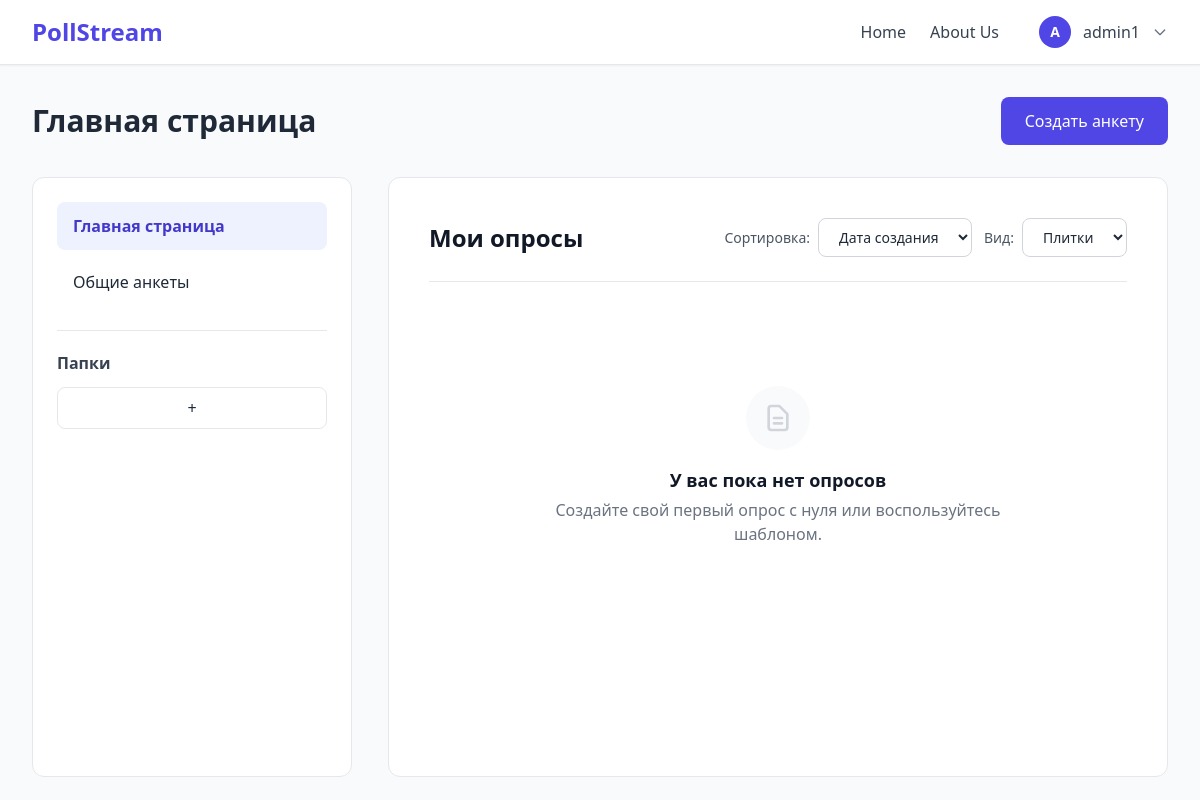
Page / (signed in) on the earlier database version.
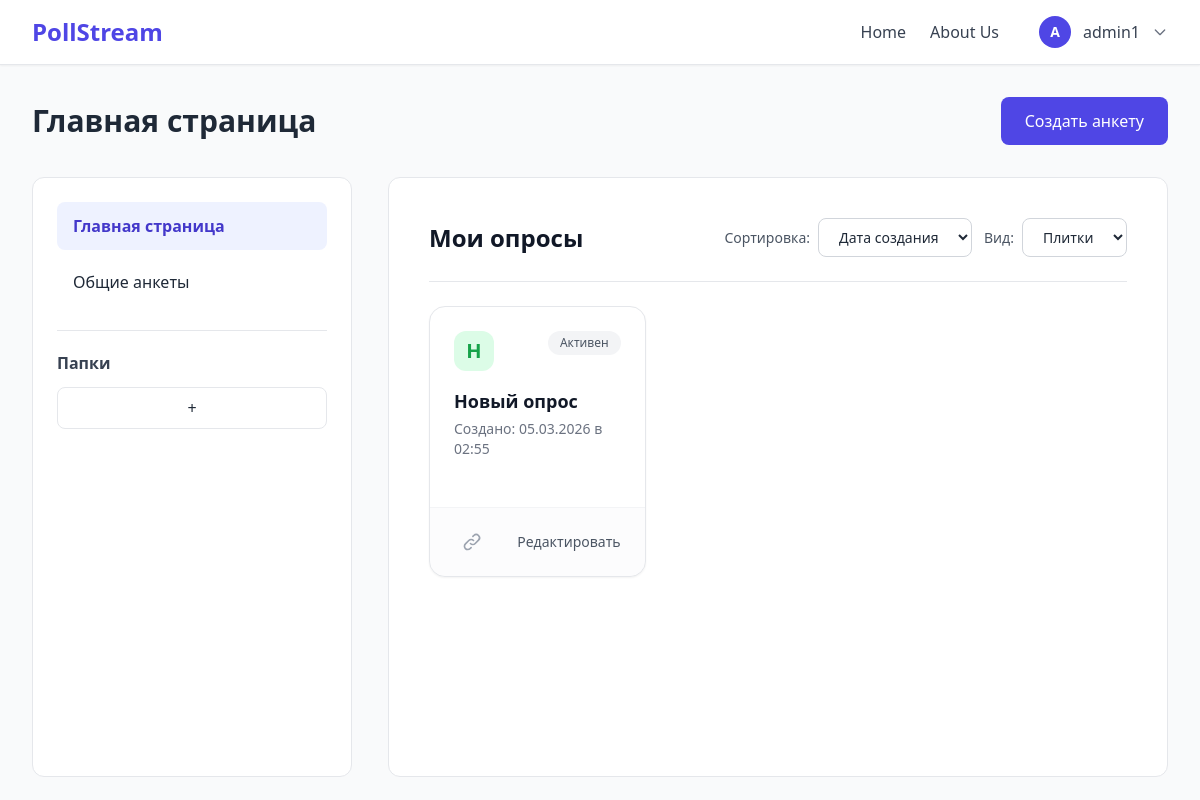
Same page on the later database version.
### polls/models.py (models this page shows, shortened)
class Survey(models.Model):
    VISIBILITY_CHOICES = [
        ('private', 'Приватная'),
        ('link', 'По ссылке'),
        ('public', 'Публичная'),
    ]
    RESPONSE_CHOICES = [
        ('unlimited', 'Неограниченное'),
        ('limited', 'Ограниченное количество'),
        ('date_limit', 'До определённой даты'),
    ]
    author = models.ForeignKey(User, on_delete=models.CASCADE, related_name="surveys")
    name = models.CharField(max_length=255, verbose_name="Название анкеты")
    description = models.TextField(blank=True, null=True, verbose_name="Описание анкеты")
    survey_type = models.CharField(max_length=50, default='custom', verbose_name="Тип анкеты")
    state_json = models.JSONField(blank=True, null=True, verbose_name="Структура анкеты")
    visibility = models.CharField(max_length=20, choices=VISIBILITY_CHOICES, default='link', verbose_name="Видимость")
    response_type = models.CharField(max_length=20, choices=RESPONSE_CHOICES, default='unlimited', verbose_name="Ограничение ответов")
    response_limit = models.IntegerField(blank=True, null=True, verbose_name="Максимум ответов")
    response_deadline = models.DateTimeField(blank=True, null=True, verbose_name="Крайний срок")
    show_progress_bar = models.BooleanField(default=True, verbose_name="Показывать прогресс")
    show_question_numbers = models.BooleanField(default=True, verbose_name="Показывать номера вопросов")
    shuffle_questions = models.BooleanField(default=False, verbose_name="Перемешивать вопросы")
    allow_edit_after_submit = models.BooleanField(default=False, verbose_name="Разрешить изменения после отправки")
    is_active = models.BooleanField(default=True, verbose_name="Активна")
    created_at = models.DateTimeField(auto_now_add=True, verbose_name="Дата создания")
    updated_at = models.DateTimeField(auto_now=True, verbose_name="Дата обновления")
    class Meta:
        verbose_name = "Анкета"
        verbose_name_plural = "Анкеты"
        ordering = ['-created_at']

### polls/views.py (the view, shortened to what this page needs)
# urls.py: path('', views.index, name='index'),      # главная
@login_required
def index(request):
    surveys = Survey.objects.filter(author=request.user).order_by('-created_at')
    context = {
        "survey_templates": get_survey_templates(),
        "surveys": surveys,
    }
    return render(request, 'polls/index.html', context)

### polls/templates/polls/index.html (shortened to what this page needs)
{% extends "polls/base.html" %}
{% load static %}
{% block extra_css %}
<link rel="stylesheet" href="{% static 'polls/css/index.css' %}">
{% endblock %}
{% block content %}
<div class="flex justify-between items-center h-[64px] mb-6">
  <h1 class="text-3xl font-semibold">Главная страница</h1>
  <button id="openModal" class="bg-indigo-600 text-white text-base px-6 py-3 rounded-lg hover:bg-indigo-700 transition">
    Создать анкету
  </button>
</div>
<div class="flex gap-9 items-stretch">
  <aside class="w-80 bg-white border rounded-xl p-6">
    <nav class="mb-6">
      <ul class="space-y-2 text-base">
        <li>
          <a class="block px-4 py-3 rounded-lg bg-indigo-50 text-indigo-700 font-semibold">
            Главная страница
          </a>
        </li>
        <li>
          <a class="block px-4 py-3 rounded-lg hover:bg-gray-100 cursor-pointer">
            Общие анкеты
          </a>
        </li>
      </ul>
    </nav>
    <div class="border-t pt-5">
      <span class="block text-base font-semibold text-gray-700 mb-3">Папки</span>
      <button class="w-full border rounded-lg py-2 text-base hover:bg-gray-100">+</button>
    </div>
  </aside>
  <section class="flex-1">
    <div class="bg-white border rounded-xl p-10 flex flex-col min-h-[600px]">
      <div class="flex justify-between items-center mb-6 pb-6 border-b">
        <h2 class="text-2xl font-bold text-gray-900">Мои опросы</h2>
        <div class="flex gap-3">
            <div class="flex items-center gap-2">
              <span class="text-sm text-gray-600">Сортировка:</span>
              <select class="border border-gray-300 rounded-lg px-4 py-2 text-sm bg-white focus:ring-2 focus:ring-indigo-500 outline-none">
                <option>Дата создания</option>
              </select>
            </div>
            <div class="flex items-center gap-2">
              <span class="text-sm text-gray-600">Вид:</span>
              <select class="border border-gray-300 rounded-lg px-4 py-2 text-sm bg-white focus:ring-2 focus:ring-indigo-500 outline-none">
                <option>Плитки</option>
              </select>
            </div>
        </div>
      </div>
      <div class="flex-1">
        {% if surveys %}
          <div class="grid grid-cols-1 md:grid-cols-2 lg:grid-cols-3 gap-6">
            {% for survey in surveys %}
                <div class="bg-white rounded-2xl shadow-sm border border-gray-200 flex flex-col hover:shadow-lg transition duration-200 group relative">
                    <a href="{% url 'survey_detail' survey.id %}" class="p-6 block flex-1">
                        <div class="flex items-start justify-between mb-4">
                            <div class="w-10 h-10 rounded-xl flex items-center justify-center font-bold text-xl
                                {% if survey.survey_type == 'template' %}bg-purple-100 text-purple-600{% else %}bg-green-100 text-green-600{% endif %}">
                                {{ survey.name|slice:":1"|upper }}
                            </div>
                            <span class="px-3 py-1 bg-gray-100 text-gray-600 text-xs font-medium rounded-full">Активен</span>
                        </div>
                        <h3 class="text-lg font-semibold text-gray-900 mb-1 group-hover:text-indigo-600 transition truncate" title="{{ survey.name }}">
                            {{ survey.name }}
                        </h3>
                        <p class="text-sm text-gray-500 mb-2">
                            Создано: {{ survey.created_at|date:"d.m.Y в H:i" }}
                        </p>
                    </a>
                    <div class="px-6 py-4 border-t border-gray-100 flex items-center justify-between bg-gray-50/50 rounded-b-2xl">
                        <div class="flex gap-2">
                            <button class="p-2 text-gray-400 hover:text-indigo-600 hover:bg-indigo-50 rounded-lg transition" title="Копировать ссылку">
                                <svg class="w-5 h-5" fill="none" stroke="currentColor" viewBox="0 0 24 24">
                                    <path stroke-linecap="round" stroke-linejoin="round" stroke-width="2" d="M13.828 10.172a4 4 0 00-5.656 0l-4 4a4 4 0 105.656 5.656l1.102-1.101m-.758-4.899a4 4 0 005.656 0l4-4a4 4 0 00-5.656-5.656l-1.1 1.1"></path>
                                </svg>
                            </button>
                        </div>
                        <a href="{% url 'survey_edit' survey.id %}" class="text-sm font-medium text-gray-600 hover:text-indigo-600 transition z-10">
                            Редактировать
                        </a>
                    </div>
                </div>
            {% endfor %}
          </div>
        {% else %}
          <div class="h-full flex flex-col items-center justify-center text-center py-20">
              <div class="w-16 h-16 bg-gray-50 rounded-full flex items-center justify-center mb-4">
                  <svg class="h-8 w-8 text-gray-300" fill="none" viewBox="0 0 24 24" stroke="currentColor">
                      <path stroke-linecap="round" stroke-linejoin="round" stroke-width="2" d="M9 12h6m-6 4h6m2 5H7a2 2 0 01-2-2V5a2 2 0 012-2h5.586a1 1 0 01.707.293l5.414 5.414a1 1 0 01.293.707V19a2 2 0 01-2 2z" />
                  </svg>
              </div>
              <h3 class="text-lg font-semibold text-gray-900 mb-1">У вас пока нет опросов</h3>
              <p class="text-base text-gray-500 max-w-md">Создайте свой первый опрос с нуля или воспользуйтесь шаблоном.</p>
          </div>
        {% endif %}
      </div>
    </div>
  </section>
</div>
{% endblock %}

### polls/templates/polls/base.html (shortened to what this page needs)
<!DOCTYPE html>
{% load static %}
<html lang="ru">
<head>
  <script src="https://cdn.tailwindcss.com"></script>
  {% block extra_css %}{% endblock %}
</head>
<body class="bg-gray-50 text-gray-800">
<header class="bg-white border-b shadow-sm">
  <div class="max-w-[1400px] mx-auto px-8 h-16 flex items-center justify-between">
    <div class="font-bold text-indigo-600 text-2xl">PollStream</div>
    <nav class="flex items-center gap-6">
      <a href="{% url 'index' %}" class="text-base text-gray-700 hover:text-indigo-600 transition">Home</a>
      <a href="#" class="text-base text-gray-700 hover:text-indigo-600 transition">About Us</a>
      <div class="flex items-center gap-3 ml-4 relative">
        <button type="button" class="flex items-center gap-3 cursor-pointer" id="user-menu-button">
          <div class="w-8 h-8 rounded-full flex items-center justify-center text-sm font-bold
                      {% if user.is_authenticated %}bg-indigo-600 text-white{% else %}bg-gray-400 text-white{% endif %}">
            {% if user.is_authenticated %}
              {{ user.get_full_name|default:user.username|slice:":1"|upper }}
            {% else %}
              G
            {% endif %}
          </div>
              <span class="text-base text-gray-700">
                  {% if user.is_authenticated %}
                    {{ user.get_full_name|default:user.username }}
                  {% else %}
                    Guest
                  {% endif %}
                </span>
          <svg class="w-4 h-4 text-gray-500" fill="none" stroke="currentColor" viewBox="0 0 24 24">
            <path stroke-linecap="round" stroke-linejoin="round" stroke-width="2" d="M19 9l-7 7-7-7"></path>
          </svg>
        </button>
      </div>
    </nav>
  </div>
</header>
<main class="max-w-full mx-auto px-8 py-6">
  {% block content %}{% endblock %}
</main>
</body>
</html>

### polls/static/polls/css/index.css (style rules this page uses)
button, a { transition: all 0.2s ease; }

Differences in the rows shown:
added Survey: name "Н", name "Новый опрос", created_at "05.03.2026 в 02:55"
Other differences:
text no longer shown: "У вас пока нет опросов Создайте свой первый опрос с нуля или воспользуйтесь шаблоном."
